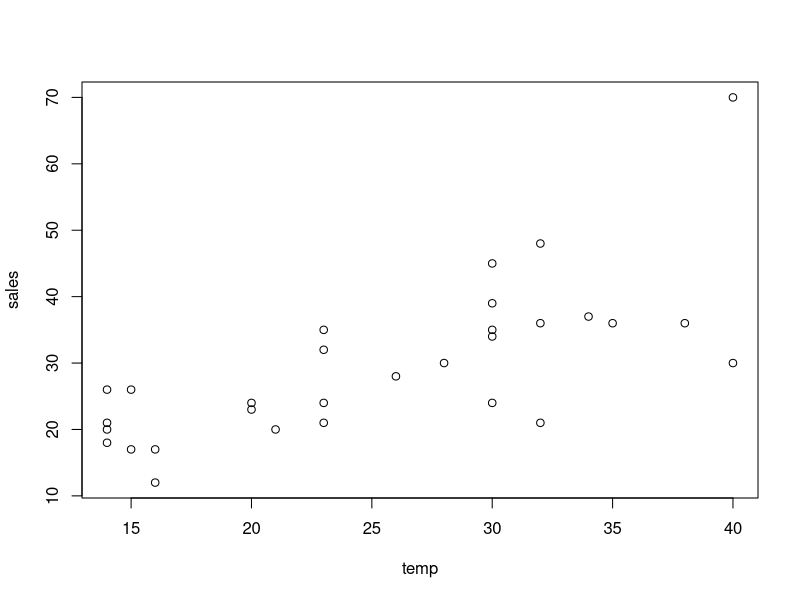
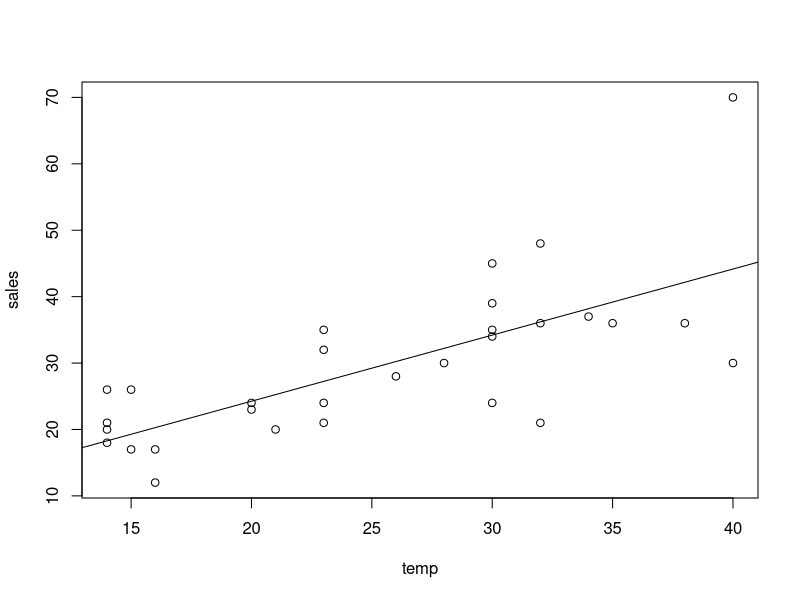
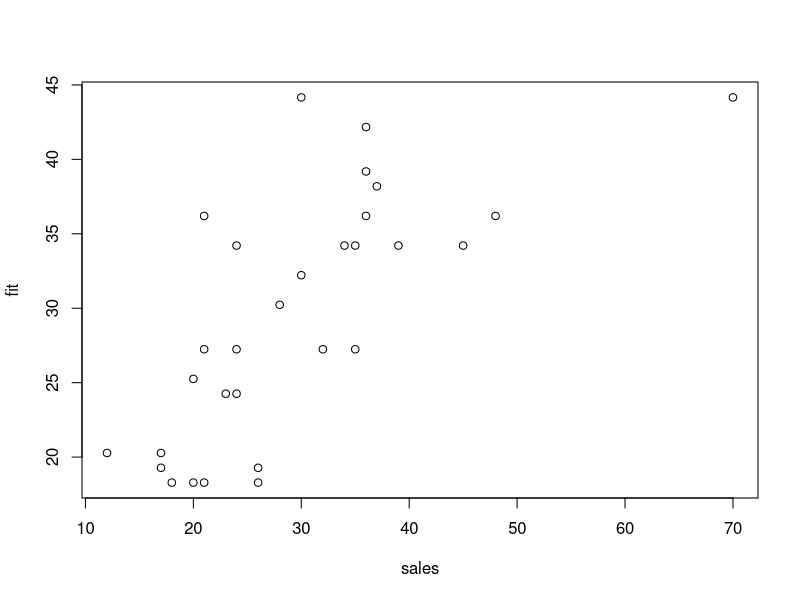
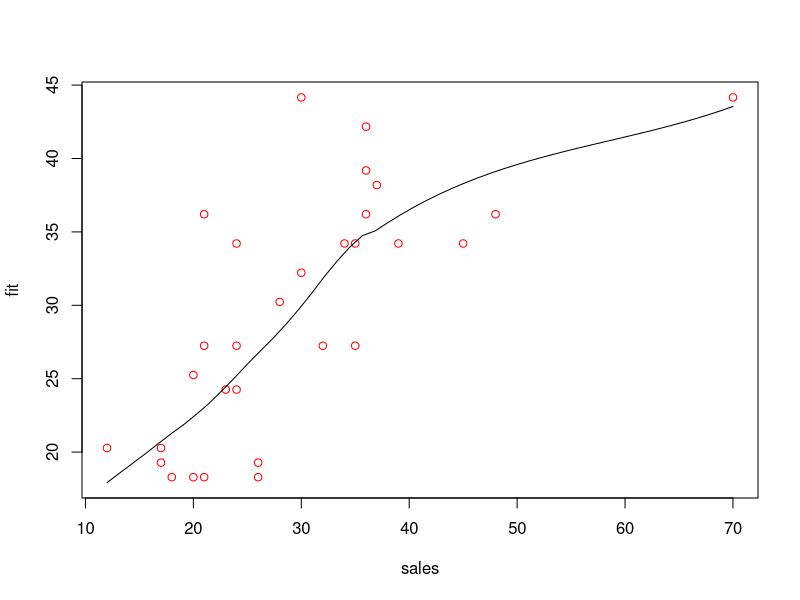

These charts were generated, in order, by the following R code:
## ---- chunk 1
temp=c(23,30,16,30,32,14,40,14,20,15,30,32,38,34,35,21,23,26,28,23,23,30,16,30,32,14,40,14,20,15)
sales=c(35,39,12,34,36,20,70,18,23,17,45,48,36,37,36,20,21,28,30,32,24,35,17,24,21,26,30,21,24,26)
plot(temp,sales)
cor(temp,sales)
## ---- chunk 2
reg1=lm(sales~temp)
reg1 #fitting a sinple regression model
## ---- chunk 3
plot(temp,sales)
abline(reg1) #fitting the regression line Y=4.3575+0.9951*x into the existing scatter plot.
## ---- chunk 4
summary(reg1)
## ---- chunk 5
fit=fitted.values(reg1)
fit
plot(sales,fit)
scatter.smooth(sales,fit,col='red')
## ---- chunk 6
r=cor(sales,fit)
r
r^2
## ---- chunk 7

## ---- chunk 8

## ---- chunk 9

## ---- chunk 10

## ---- chunk 11

